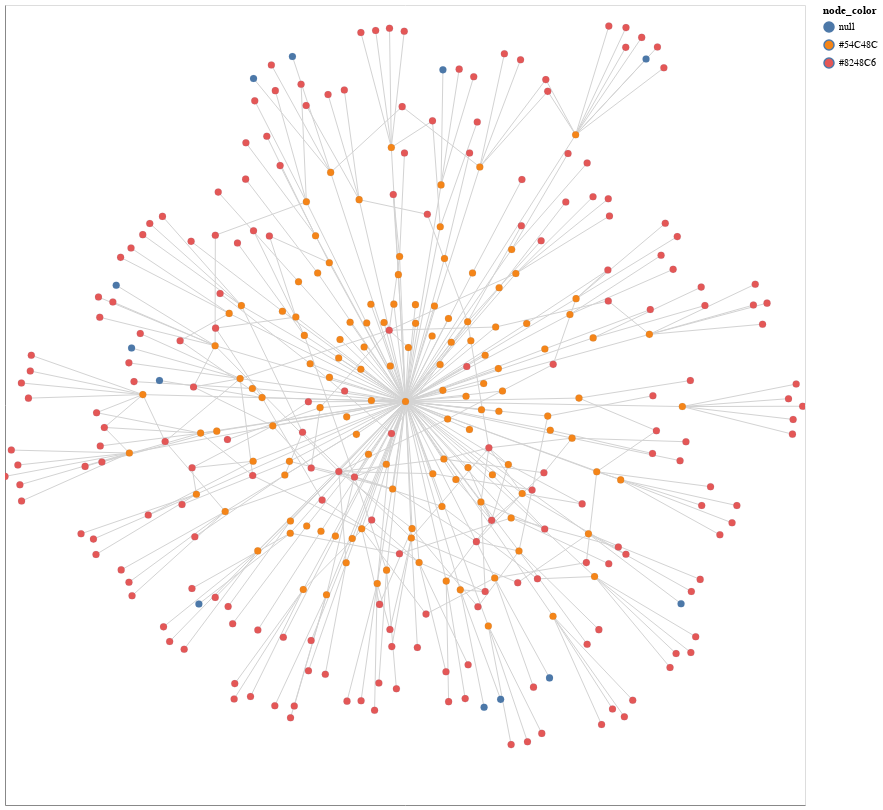

Notebook code for this chart:
### Code cell
# Generate a graph from the co-authors and their affiliations
G = nx.Graph()

for index, row in rf.iterrows():
    G.add_node(row['orcid'], name=row['full_name'], node_color='#54C48C', type='researcher')

for index, row in of2.iterrows():
    G.add_node(row['wikidata'], name=row['name'], node_color='#8248C6', type='organisation')

# Convert from and to for researcher relationships into ORCID IDs (to map the node labels)
def force_pid(n):
    n['from'] = n['from'].split('/')[-1]
    n['to'] = n['to'].split('/')[-1]
    return n

json = map(force_pid, r.json()[0]['relationships']['researcher-researcher'])
ef = pd.DataFrame(json, columns=['from', 'to'])

json = map(force_pid, r.json()[0]['relationships']['researcher-organisation'])
eo = pd.DataFrame(json, columns=['from', 'to'])

G.add_edges_from(ef.to_numpy())
G.add_edges_from(eo.to_numpy())
    
# Compute positions for viz.
pos = nx.spring_layout(G)

options = {
    "font_size": 12,
    "node_size": 50,
    "edge_color": "lightgray",
    "linewidths": 0.1,
    "width": 1
}

# Show information about the graph
print(nx.info(G))
print("Network density:", nx.density(G))

# export graph to a gephi file
nx.write_gexf(G, "affiliationss.gexf")

# Draw the graph using altair
viz = nxa.draw_networkx(G, pos=pos, node_tooltip='name', node_color='node_color', **options).properties(width=800, height=800)
viz.interactive()

### Figure 1 — Vega-Lite specification as saved in the notebook (floating-point values rounded to 4 significant figures; data arrays with more than 128 entries replaced by an {"elided": "..."} marker saying what was removed)
{"config": {"view": {"continuousWidth": 400, "continuousHeight": 300}}, "layer": [{"data": {"name": "data-36ed2b4c79fdb31040ee05c200a6545c"}, "mark": {"type": "line", "color": "lightgray", "opacity": 1, "strokeWidth": 1}, "encoding": {"detail": {"type": "quantitative", "field": "edge"}, "x": {"type": "quantitative", "axis": {"grid": false, "labels": false, "ticks": false, "title": ""}, "field": "x"}, "y": {"type": "quantitative", "axis": {"grid": false, "labels": false, "ticks": false, "title": ""}, "field": "y"}}, "selection": {"selector001": {"type": "interval", "bind": "scales", "encodings": ["x", "y"]}}}, {"data": {"name": "data-d154ed088ed8868275a95b6d45cff582"}, "mark": {"type": "point", "opacity": 1, "size": 50, "strokeWidth": 0.1}, "encoding": {"fill": {"type": "nominal", "field": "node_color"}, "tooltip": {"type": "nominal", "field": "name"}, "x": {"type": "quantitative", "axis": {"grid": false, "labels": false, "ticks": false}, "field": "x"}, "y": {"type": "quantitative", "axis": {"grid": false, "labels": false, "ticks": false}, "field": "y"}}}], "height": 800, "width": 800, "$schema": "https://vega.github.io/schema/vega-lite/v4.8.1.json", "datasets": {"data-36ed2b4c79fdb31040ee05c200a6545c": {"elided": "838 records"}, "data-d154ed088ed8868275a95b6d45cff582": {"elided": "334 records"}}}
